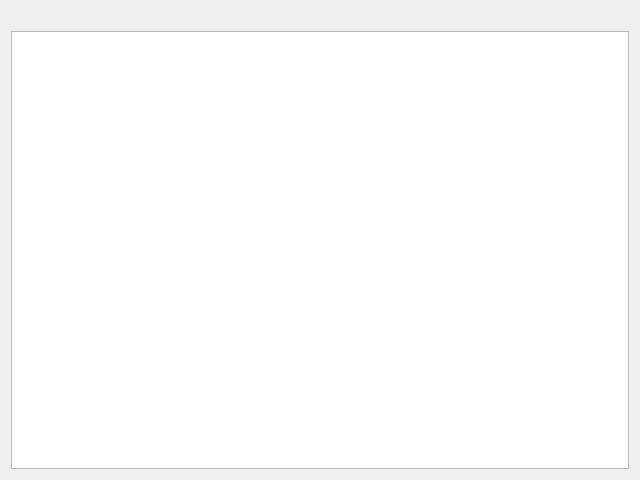
<?xml version="1.0" encoding="UTF-8"?>
<ui version="4.0">
 <class>LogPage</class>
 <widget class="QWidget" name="LogPage">
  <property name="geometry">
   <rect>
    <x>0</x>
    <y>0</y>
    <width>640</width>
    <height>480</height>
   </rect>
  </property>
  <property name="windowTitle">
   <string>Form</string>
  </property>
  <layout class="QVBoxLayout" name="verticalLayout">
   <item>
    <widget class="QLabel" name="label_file_name">
     <property name="text">
      <string/>
     </property>
    </widget>
   </item>
   <item>
    <widget class="QPlainTextEdit" name="plainTextEdit">
     <property name="readOnly">
      <bool>true</bool>
     </property>
    </widget>
   </item>
  </layout>
 </widget>
 <resources/>
 <connections/>
</ui>
